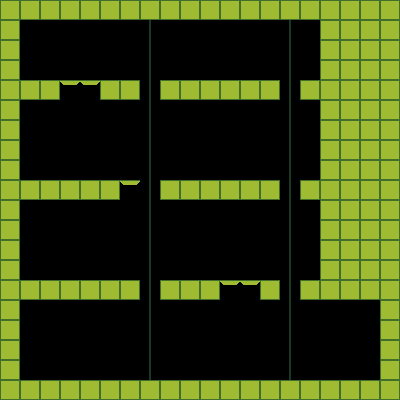

A level layout from a 2D game, rendered from its tile map. Below: a short description, then the map file with its tile-grid data intact:
An orthogonal 20x20 tile map with 20x20 px tiles, 2 tile layers (Tile Layer 1, Tile Layer 2) and 8 objects (4x Spawner, 2x Elevator, Player, Exit).

<map version="1.0" orientation="orthogonal" renderorder="right-down" width="20" height="20" tilewidth="20" tileheight="20" nextobjectid="10">
 <tileset firstgid="1" source="../tiles.tsx" />
 <layer name="Tile Layer 1" width="20" height="20">
  <data encoding="csv">
1,1,1,1,1,1,1,1,1,1,1,1,1,1,1,1,1,1,1,1,
1,0,0,0,0,0,0,0,0,0,0,0,0,0,0,0,1,1,1,1,
1,0,0,0,0,0,0,0,0,0,0,0,0,0,0,0,1,1,1,1,
1,0,0,0,0,0,0,0,0,0,0,0,0,0,0,0,1,1,1,1,
1,1,1,4,4,1,1,0,1,1,1,1,1,1,0,1,1,1,1,1,
1,0,0,0,0,0,0,0,0,0,0,0,0,0,0,0,1,1,1,1,
1,0,0,0,0,0,0,0,0,0,0,0,0,0,0,0,1,1,1,1,
1,0,0,0,0,0,0,0,0,0,0,0,0,0,0,0,1,1,1,1,
1,0,0,0,0,0,0,0,0,0,0,0,0,0,0,0,1,1,1,1,
1,1,1,1,1,1,4,0,1,1,1,1,1,1,0,1,1,1,1,1,
1,0,0,0,0,0,0,0,0,0,0,0,0,0,0,0,1,1,1,1,
1,0,0,0,0,0,0,0,0,0,0,0,0,0,0,0,1,1,1,1,
1,0,0,0,0,0,0,0,0,0,0,0,0,0,0,0,1,1,1,1,
1,0,0,0,0,0,0,0,0,0,0,0,0,0,0,0,1,1,1,1,
1,1,1,1,1,1,1,0,1,1,1,4,4,1,0,1,1,1,1,1,
1,0,0,0,0,0,0,0,0,0,0,0,0,0,0,0,0,0,0,1,
1,0,0,0,0,0,0,0,0,0,0,0,0,0,0,0,0,0,0,1,
1,0,0,0,0,0,0,0,0,0,0,0,0,0,0,0,0,0,0,1,
1,0,0,0,0,0,0,0,0,0,0,0,0,0,0,0,0,0,0,1,
1,1,1,1,1,1,1,1,1,1,1,1,1,1,1,1,1,1,1,1
</data>
 </layer>
 <layer name="Tile Layer 2" width="20" height="20">
  <data encoding="csv">
0,0,0,0,0,0,0,0,0,0,0,0,0,0,0,0,0,0,0,0,
0,0,0,0,0,0,0,8,0,0,0,0,0,0,8,0,0,0,0,0,
0,0,0,0,0,0,0,8,0,0,0,0,0,0,8,0,0,0,0,0,
0,0,0,0,0,0,0,8,0,0,0,0,0,0,8,0,0,0,0,0,
0,0,0,0,0,0,0,8,0,0,0,0,0,0,8,0,0,0,0,0,
0,0,0,0,0,0,0,8,0,0,0,0,0,0,8,0,0,0,0,0,
0,0,0,0,0,0,0,8,0,0,0,0,0,0,8,0,0,0,0,0,
0,0,0,0,0,0,0,8,0,0,0,0,0,0,8,0,0,0,0,0,
0,0,0,0,0,0,0,8,0,0,0,0,0,0,8,0,0,0,0,0,
0,0,0,0,0,0,0,8,0,0,0,0,0,0,8,0,0,0,0,0,
0,0,0,0,0,0,0,8,0,0,0,0,0,0,8,0,0,0,0,0,
0,0,0,0,0,0,0,8,0,0,0,0,0,0,8,0,0,0,0,0,
0,0,0,0,0,0,0,8,0,0,0,0,0,0,8,0,0,0,0,0,
0,0,0,0,0,0,0,8,0,0,0,0,0,0,8,0,0,0,0,0,
0,0,0,0,0,0,0,8,0,0,0,0,0,0,8,0,0,0,0,0,
0,0,0,0,0,0,0,8,0,0,0,0,0,0,8,0,0,0,0,0,
0,0,0,0,0,0,0,8,0,0,0,0,0,0,8,0,0,0,0,0,
0,0,0,0,0,0,0,8,0,0,0,0,0,0,8,0,0,0,0,0,
0,0,0,0,0,0,0,8,0,0,0,0,0,0,8,0,0,0,0,0,
0,0,0,0,0,0,0,0,0,0,0,0,0,0,0,0,0,0,0,0
</data>
 </layer>
 <objectgroup name="Object Layer 1">
  <object id="1" type="Player" gid="2" x="300" y="380" />
  <object id="2" type="Spawner" gid="5" x="20" y="180" />
  <object id="3" type="Exit" gid="7" x="320" y="380" />
  <object id="4" type="Spawner" gid="5" x="20" y="280" />
  <object id="5" type="Spawner" gid="5" x="20" y="380" />
  <object id="6" type="Spawner" gid="5" x="20" y="80" />
  <object id="8" type="Elevator" gid="4" x="280" y="260" />
  <object id="9" type="Elevator" gid="4" x="140" y="160">
   <properties>
    <property name="direction" value="up" />
   </properties>
  </object>
 </objectgroup>
</map>
